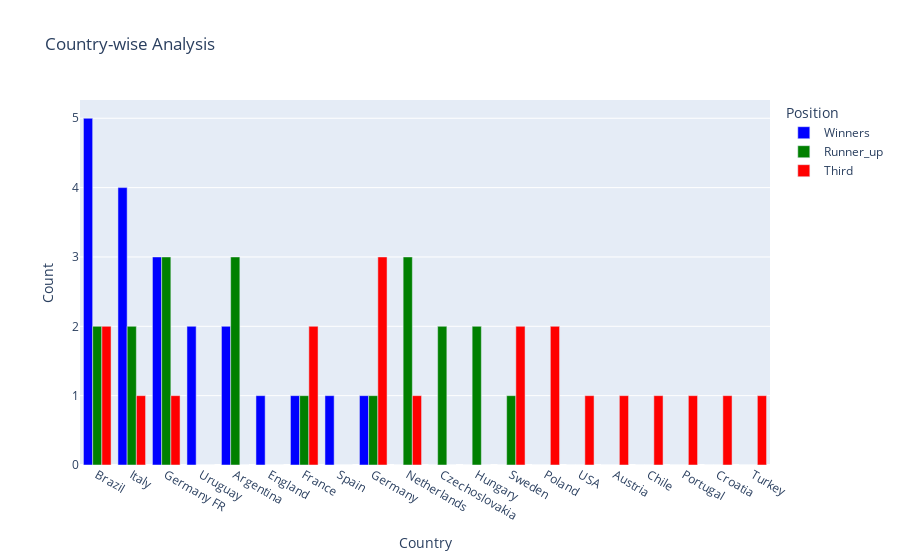

Here is the notebook cell this chart was saved with:
### Code cell
# Insight 2 : A complete depection of number of world cups won, first runner-up, and second runner-up positions by various participating teams
teams.reset_index(inplace = True)
teams.rename(columns = {'index': 'Country'},inplace = True)

# Melt the DataFrame
teams_long = teams.melt(id_vars='Country', var_name='Position', value_name='Count')

# Plot the data
fig = px.bar(teams_long, x='Country', y='Count', color='Position', title='Country-wise Analysis', 
             color_discrete_sequence=['blue', 'green', 'red'], barmode='group')
fig.show()

### Figure 1 — Plotly figure (JSON) as saved in the notebook; plotly's stock layout.template omitted (floating-point values rounded to 4 significant figures)
{"data": [{"alignmentgroup": "True", "hovertemplate": "Position=Winners<br>Country=%{x}<br>Count=%{y}<extra></extra>", "legendgroup": "Winners", "marker": {"color": "blue", "pattern": {"shape": ""}}, "name": "Winners", "offsetgroup": "Winners", "orientation": "v", "showlegend": true, "textposition": "auto", "type": "bar", "x": ["Brazil", "Italy", "Germany FR", "Uruguay", "Argentina", "England", "France", "Spain", "Germany", "Netherlands", "Czechoslovakia", "Hungary", "Sweden", "Poland", "USA", "Austria", "Chile", "Portugal", "Croatia", "Turkey"], "xaxis": "x", "y": [5, 4, 3, 2, 2, 1, 1, 1, 1, 0, 0, 0, 0, 0, 0, 0, 0, 0, 0, 0], "yaxis": "y"}, {"alignmentgroup": "True", "hovertemplate": "Position=Runner_up<br>Country=%{x}<br>Count=%{y}<extra></extra>", "legendgroup": "Runner_up", "marker": {"color": "green", "pattern": {"shape": ""}}, "name": "Runner_up", "offsetgroup": "Runner_up", "orientation": "v", "showlegend": true, "textposition": "auto", "type": "bar", "x": ["Brazil", "Italy", "Germany FR", "Uruguay", "Argentina", "England", "France", "Spain", "Germany", "Netherlands", "Czechoslovakia", "Hungary", "Sweden", "Poland", "USA", "Austria", "Chile", "Portugal", "Croatia", "Turkey"], "xaxis": "x", "y": [2, 2, 3, 0, 3, 0, 1, 0, 1, 3, 2, 2, 1, 0, 0, 0, 0, 0, 0, 0], "yaxis": "y"}, {"alignmentgroup": "True", "hovertemplate": "Position=Third<br>Country=%{x}<br>Count=%{y}<extra></extra>", "legendgroup": "Third", "marker": {"color": "red", "pattern": {"shape": ""}}, "name": "Third", "offsetgroup": "Third", "orientation": "v", "showlegend": true, "textposition": "auto", "type": "bar", "x": ["Brazil", "Italy", "Germany FR", "Uruguay", "Argentina", "England", "France", "Spain", "Germany", "Netherlands", "Czechoslovakia", "Hungary", "Sweden", "Poland", "USA", "Austria", "Chile", "Portugal", "Croatia", "Turkey"], "xaxis": "x", "y": [2, 1, 1, 0, 0, 0, 2, 0, 3, 1, 0, 0, 2, 2, 1, 1, 1, 1, 1, 1], "yaxis": "y"}], "layout": {"autosize": true, "barmode": "group", "legend": {"title": {"text": "Position"}, "tracegroupgap": 0}, "title": {"text": "Country-wise Analysis"}, "xaxis": {"anchor": "y", "autorange": true, "domain": [0, 1], "range": [-0.5, 19.5], "title": {"text": "Country"}, "type": "category"}, "yaxis": {"anchor": "x", "autorange": true, "domain": [0, 1], "range": [0, 5.263], "title": {"text": "Count"}, "type": "linear"}}}
